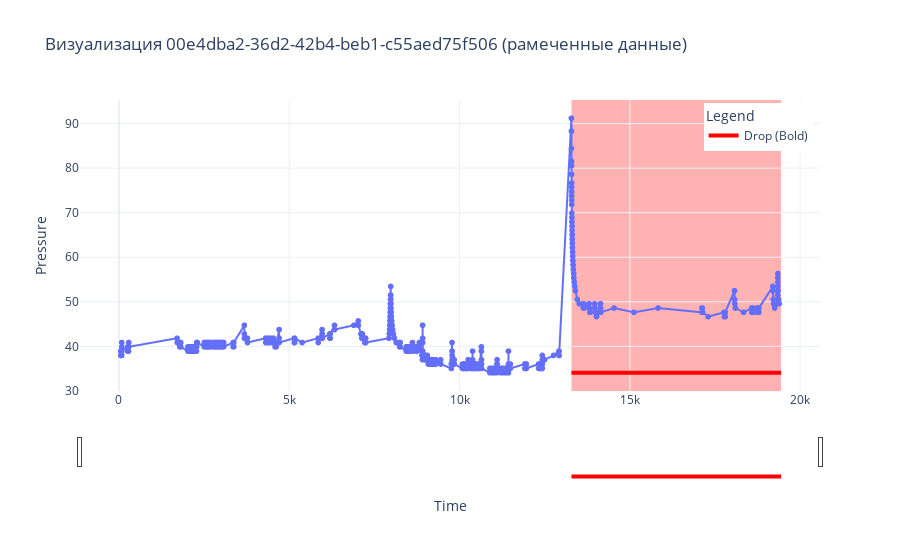

Notebook code for this chart:
### Code cell
plot_annotated_data(df_reduced, gt_df, selected_file)

### Figure 1 — Plotly figure (JSON) as saved in the notebook; plotly's stock layout.template omitted (floating-point values rounded to 4 significant figures; data arrays with more than 128 entries replaced by an {"elided": "..."} marker saying what was removed)
{"data": [{"hovertemplate": "time=%{x}<br>pressure=%{y}<extra></extra>", "legendgroup": "", "line": {"color": "#636efa", "dash": "solid"}, "marker": {"symbol": "circle"}, "mode": "lines+markers", "name": "", "showlegend": false, "type": "scattergl", "x": {"elided": "1812 float values"}, "xaxis": "x", "y": {"elided": "1812 float values"}, "yaxis": "y"}, {"line": {"color": "red", "width": 4}, "mode": "lines", "name": "Drop (Bold)", "type": "scatter", "x": [13290.0, 19440.0], "y": [34.09, 34.09]}], "layout": {"legend": {"title": {"text": "Legend"}, "tracegroupgap": 0, "x": 0.99, "xanchor": "right", "y": 0.99, "yanchor": "top"}, "shapes": [{"fillcolor": "red", "layer": "below", "line": {"width": 0}, "name": "Drop", "opacity": 0.3, "type": "rect", "x0": 13290.0, "x1": 19440.0, "xref": "x", "y0": 0, "y1": 1, "yref": "y domain"}], "title": {"text": "Визуализация 00e4dba2-36d2-42b4-beb1-c55aed75f506 (рамеченные данные)"}, "xaxis": {"anchor": "y", "domain": [0, 1], "rangeslider": {"visible": true}, "title": {"text": "Time"}, "type": "linear"}, "yaxis": {"anchor": "x", "domain": [0, 1], "fixedrange": false, "title": {"text": "Pressure"}}}}
